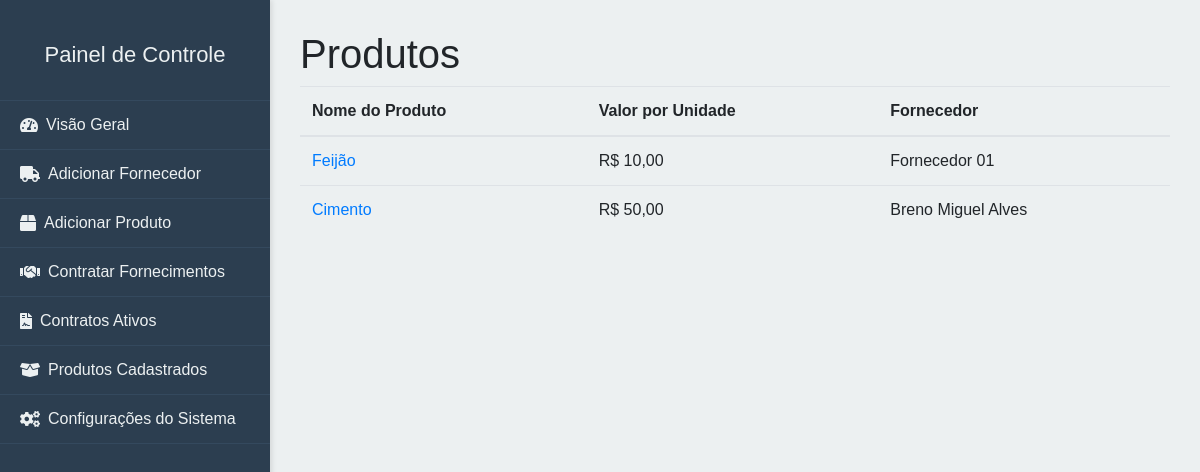
/listagem_produtos/, run on the app's committed database.
### apps/core/models.py (models this page shows, shortened)
class Produto(models.Model):
    produto = models.CharField(max_length=255)
    fornecedor = models.ForeignKey(Fornecedor, related_name='produtos', on_delete=models.CASCADE)
    valor_por_unidade = models.DecimalField(max_digits=10, decimal_places=2)
    class Meta:
        verbose_name = "Produto"
        verbose_name_plural = "Produtos"

class Fornecedor(models.Model):
    nome = models.CharField(max_length=255)
    telefone = models.CharField(max_length=15, blank=True)
    email = models.EmailField(blank=True)
    cidade = models.CharField(max_length=255, blank=True)
    estado = models.CharField(max_length=2, blank=True)
    cep = models.CharField(max_length=10, blank=True)
    class Meta:
        verbose_name = "Fornecedor"
        verbose_name_plural = "Fornecedores"

### apps/core/views.py (the view)
# urls.py: path('listagem_produtos/', views.listagem_produtos, name='listagem_produtos'),
def listagem_produtos(request):
    produtos = Produto.objects.all()
    return render(request, 'core/listagem_produtos.html', {'produtos': produtos})

### templates/core/listagem_produtos.html (shortened to what this page needs)
<!DOCTYPE html>
<html lang="pt-br">
<head>
    <link href="https://stackpath.bootstrapcdn.com/bootstrap/4.3.1/css/bootstrap.min.css" rel="stylesheet">
</head>
<body>
    {% include 'core/sidebar.html' %}
    <div class="content">
        <h1>Produtos</h1>
        <table class="table">
            <thead>
                <tr>
                    <th>Nome do Produto</th>
                    <th>Valor por Unidade</th>
                    <th>Fornecedor</th>
                </tr>
            </thead>
            <tbody>
                {% for produto in produtos %}
                    <tr>
                        <td><a href="{% url 'cadastro_contrato' produto.id %}">{{ produto.produto }}</a></td>
                        <td>R$ {{ produto.valor_por_unidade }}</td>
                        <td>{{ produto.fornecedor.nome }}</td>
                    </tr>
                {% empty %}
                    <tr>
                        <td colspan="3">Nenhum produto encontrado.</td>
                    </tr>
                {% endfor %}
            </tbody>
        </table>
    </div>
</body>
</html>

### templates/core/sidebar.html (style rules this page uses)
body { font-family: 'Arial', sans-serif; background-color: #f4f4f9; }
.content { margin-left: 270px; padding: 30px; background-color: #ecf0f1; min-height: 100vh; transition: margin-left 0.3s ease; }

### data on the page
Produto: produto "Feijão", valor_por_unidade "10,00", fornecedor.nome "Fornecedor 01"
Produto: produto "Cimento", valor_por_unidade "50,00", fornecedor.nome "Breno Miguel Alves"
